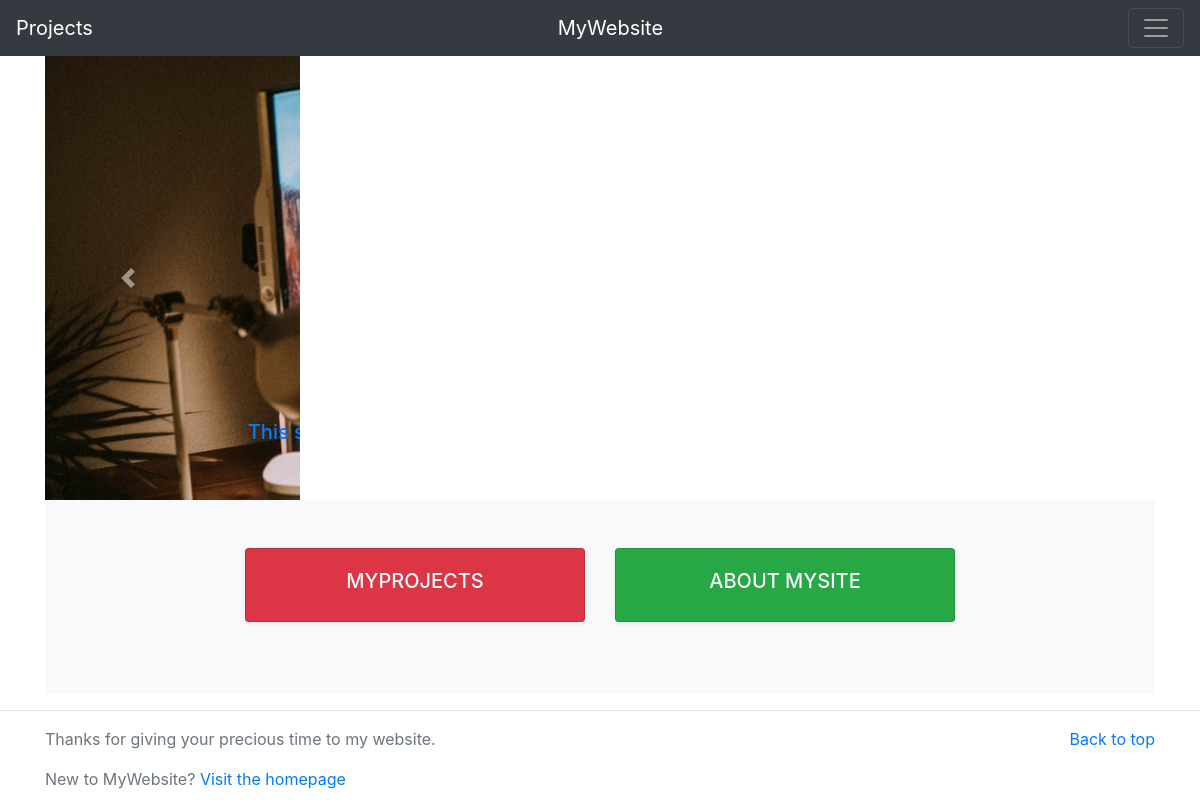
Before: / with the older database file.
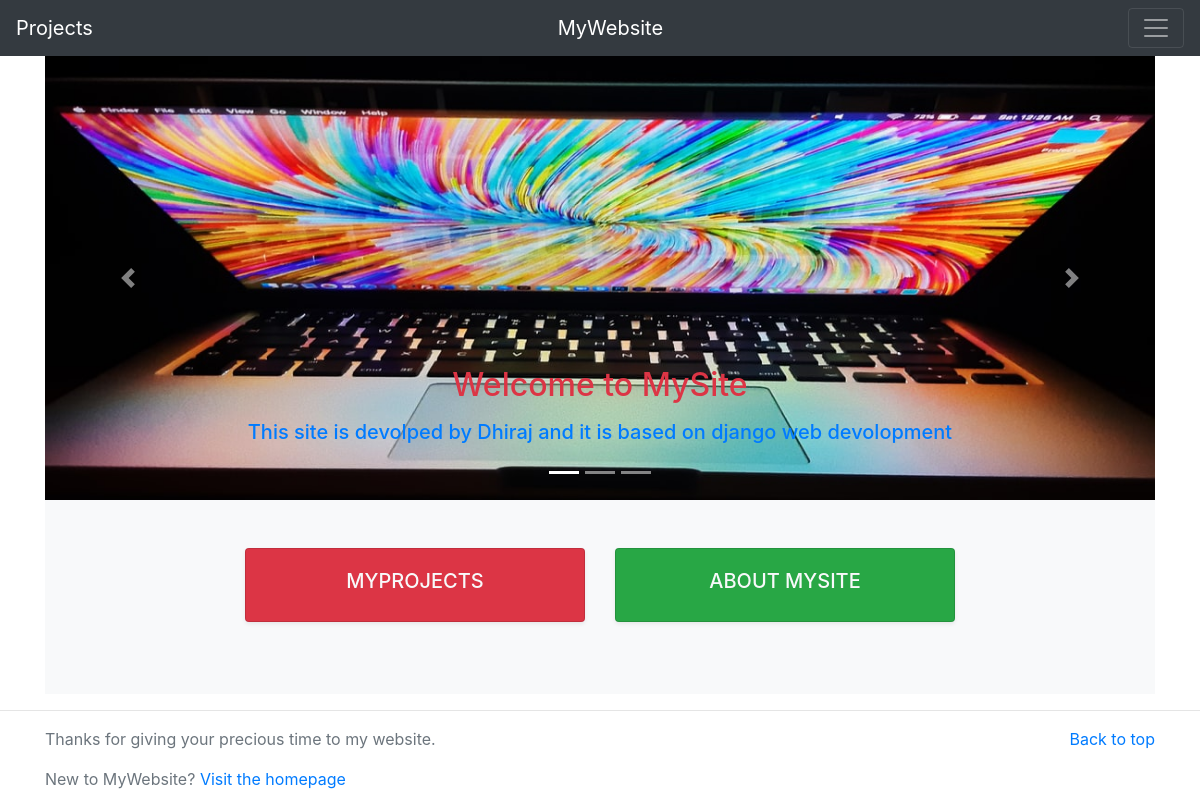
After: the same page with the newer database file.
### portnew/models.py (models this page shows, shortened)
class Picture(models.Model):
    name = models.TextField()
    image = models.ImageField(blank=True, upload_to='images/')

### portnew/views.py (the view)
# urls.py: path('', HomePageView.as_view(),name='home'),
class HomePageView(ListView):
    model = Picture
    template_name = 'portnew/home.html'

### portnew/templates/portnew/home.html (shortened to what this page needs)
<!DOCTYPE html>
<html lang="en">
<head>
    <link rel="stylesheet" href="https://stackpath.bootstrapcdn.com/bootstrap/4.5.2/css/bootstrap.min.css">
</head>
<body>
    {% include 'portnew/navbar.html' %}
    <div class="container">
    {% block content %}
    {% include 'portnew/slider.html' %}
    {% include 'portnew/homeCards.html' %}
    {% endblock %}
    </div>
    <hr>
    <footer class="text-muted">
        <div class="container">
          <p class="float-right">
            <a href="#">Back to top</a>
          </p>
          <p>Thanks for giving your precious time to my website.</p>
          <p>New to MyWebsite? <a href="{% url 'home' %}">Visit the homepage</a>
      </footer>
</body>
</html>

### portnew/templates/portnew/navbar.html (shortened to what this page needs)
<nav class="navbar sticky-top navbar-dark bg-dark">
        <a class="navbar-brand" href="{% url 'project' %}">Projects</a>
        <a class="navbar-brand" href="{% url 'home' %}">MyWebsite</a>
        <button class="navbar-toggler" type="button" data-toggle="collapse" data-target="#navbarToggleExternalContent"
            aria-controls="navbarToggleExternalContent" aria-expanded="false" aria-label="Toggle navigation">
            <span class="navbar-toggler-icon"></span>
        </button>
    </nav>

### portnew/templates/portnew/slider.html (shortened to what this page needs)
{% block content %}
{% for post in object_list %}
<div id="carouselExampleIndicators" class="carousel slide" data-ride="carousel">
  <ol class="carousel-indicators">
    <li data-target="#carouselExampleIndicators" data-slide-to="0" class="active"></li>
    <li data-target="#carouselExampleIndicators" data-slide-to="1"></li>
    <li data-target="#carouselExampleIndicators" data-slide-to="2"></li>
  </ol>
  <div class="carousel-inner slider">
    <div class="carousel-item active">
      <img src="{{ post.image.url}}" class="d-block w-100" alt="{{ post.title }}">
      <div class="carousel-caption d-none d-md-block text-danger">
        <h2> <a href="{% url 'home' %}" class="text-decoration-none text-danger"> Welcome to MySite </a> </h2>
        <p>
        <h5 class="text-primary">This site is devolped by Dhiraj and it is based on django web devolopment</h5>
        </p>
      </div>
    </div>
  </div>
  <a class="carousel-control-prev" href="#carouselExampleIndicators" role="button" data-slide="prev">
    <span class="carousel-control-prev-icon" aria-hidden="true"></span>
  </a>
  <a class="carousel-control-next" href="#carouselExampleIndicators" role="button" data-slide="next">
    <span class="carousel-control-next-icon" aria-hidden="true"></span>
  </a>
</div>
{% endfor %}
{% endblock %}

### portnew/templates/portnew/homeCards.html (shortened to what this page needs)
{% block content %}
<div class="album py-5 bg-light">
    <div class="container">
        <div class="row justify-content-center">
            {% for post in object_list %}
            <div class="col-md-4">
                <div class="card mb-4 shadow-sm bg-danger">
                    <div class="card-body text-center align-items-center">
                        <a class="card-text text-uppercase bg-gradient-primary text-light text-center text-decoration-none"
                            href="{% url 'project' %}">
                            <h5 class="text-light"> MyProjects </h5>
                        </a>
                    </div>
                </div>
            </div>
            <div class="col-md-4 ">
                <div class="card mb-4 shadow-sm bg-success">
                    <div class="card-body text-center align-items-center">
                        <a class="card-text text-uppercase bg-gradient-primary text-dark text-center text-decoration-none"
                            href="{% url 'about' %}">
                            <h5 class="text-light"> About MySite </h5>
                        </a>
                    </div>
                </div>
            </div>
            {% endfor %}
        </div>
    </div>
</div>
{% endblock %}

### portnew/templates/portnew/home.html (style rules this page uses)
.slider { position: relative; animation-name: left_slide; animation-duration: 4s; animation-iteration-count: 1; }

### portnew/templates/portnew/slider.html (style rules this page uses)
.slider { position: relative; animation-name: left_slide; animation-duration: 4s; animation-iteration-count: 1; }

Changed rows visible on the page:
removed Picture: image (picture)
added Picture: image (picture)
